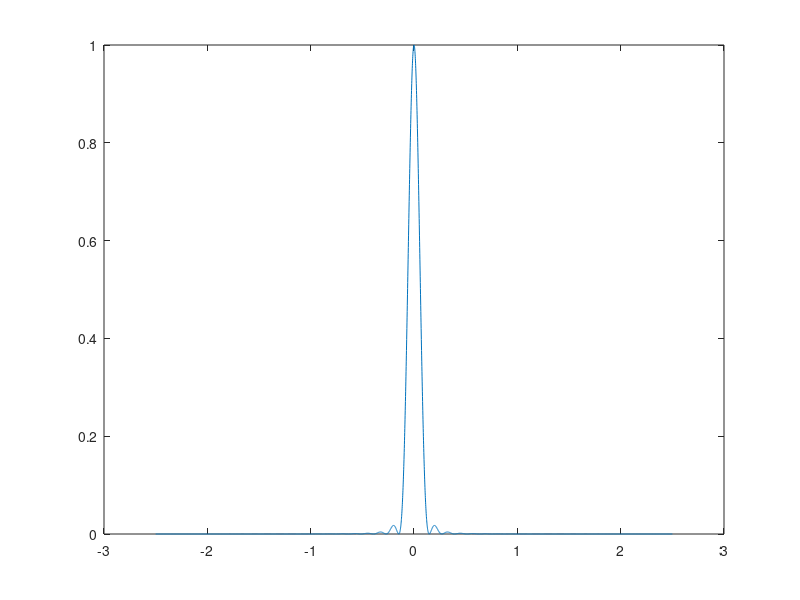

Source code (MATLAB): (Note: this script raises an error after producing the figure.)

% BASIC IMAGE ANALYSIS SCRIPT
% This script is intended as an example to help you analyze the pictures you have acquired
% during the "Diffraction, interference and Fourier filtering" lab. Notice that you cannot
% simply run the algorithm "as it is", you will need to change a few things to make it
% work with your images (therefore you will have to understand it, contact your lab
% supervisor if you have questions). You can also write your own algorithm making
% different steps if you want (this here is just for inspiration).

close all; clear all;
%%
lamb = 632.8*10^-9;
b = 1.5*10^-4;
L = 0.972;
minima = [1.220,2.233,3.238];
new_b = @(y,m) abs(lamb.*minima(m)*L./y);%sind(th);
new_rel_err = @(y,m) (new_b(y,m)-b)./b;
rel_err = @(app,real) abs((app-real)./real);

thetas_analytical = deg2rad(-2.5:0.001:2.5);
k = 2*pi./lamb;

%inter = cos(alph).^2;
X = k*b*sin(thetas_analytical);
R = (2*besselj(1,X)./X).^2;
R = R./max(R);
plot(rad2deg(thetas_analytical),R);
%% Import the image to Matlab
path = 'Images/CircularApature/circularApature.jpg';
channel = 1;
rotation = 2.7;
sec_x = 1500:3000;
sec_y = 1300:1310;
baseline_sign = 0; % No baseline subtraction or addition
shift = (604+929)/2;
S = (135/5);
L = 0.972;
show_steps = true;
mm_limit = [-100,100];
deg_limit = [-2,2];
offset = 400;
[xAxisDeg, xAxisMm, data3] = image_process(path,channel,rotation,sec_x, ...
               sec_y,baseline_sign,shift,S,L,show_steps,mm_limit,deg_limit,offset);

%%
% Diffraction : b
visualize = true;
[PKS,LOCS] = find_min(data3,xAxisMm,1,inf,visualize);
y_diffraction = LOCS*10^-3;
if visualize
    grid on;
    xlabel('mm - displacement');
    ylabel('Normalized signal');
    title('Normalized signal vs angle with Min peaks');
    xlim([-30 , 30]);
    ylim([0 , 1]);
end
if show_steps
    plot(xAxisDeg,data3);
    hold on
    degs = atand(y_diffraction/L);
    scatter(degs,PKS,'r^','filled');
    plot(rad2deg(thetas_analytical),R,"m")
    hold off
    grid on;
    xlabel('Angle (°)');
    ylabel('Normalized signal');
    title('Normalized signal vs angle with Min peaks');
    xlim([-2 , 2]);
    ylim([0 , 1]);
end
left_hand = sum(y_diffraction<0);
right_hand = sum(y_diffraction>=0);
m = [-left_hand:-1 1:right_hand];
mabs = abs(m);
valid_minima = mabs<=3; % Could only find the m-values for minima 1,2 & 3.
y_diffraction = y_diffraction(valid_minima);
mabs = mabs(valid_minima);
slit_widths = new_b(y_diffraction,mabs);
d_mean = mean(slit_widths);
d_std = std(slit_widths);
%% Diffraction Error:
N_diff = length(slit_widths);
dL = 5*10^-3;
dP = 25;
dy = dP/(S*10^3);
mabs_circ = minima(mabs);
dd =sqrt((dL*lamb*mabs_circ./y_diffraction).^2+(mabs_circ.*L*dy*lamb./(y_diffraction.^2)).^2);
dd_mean = mean(dd);
dd_std = std(dd);
fprintf("Diffraction Circular\n");
fprintf("d = %.3e +- %.3e\n",d_mean,dd_mean);
fprintf("d_std = %.3e \n",d_std);
fprintf("Error std = %.3e \n",dd_std);
fprintf("Relative Error = %.3e \n\n",rel_err(d_mean,b));


